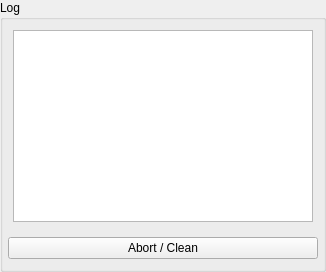
        <widget class="QGroupBox" name="groupBox_4">
         <property name="maximumSize">
          <size>
           <width>16777215</width>
           <height>16777215</height>
          </size>
         </property>
         <property name="title">
          <string>Log</string>
         </property>
         <layout class="QVBoxLayout" name="verticalLayout_4">
          <property name="spacing">
           <number>5</number>
          </property>
          <property name="leftMargin">
           <number>5</number>
          </property>
          <property name="topMargin">
           <number>5</number>
          </property>
          <property name="rightMargin">
           <number>5</number>
          </property>
          <property name="bottomMargin">
           <number>5</number>
          </property>
          <item>
           <widget class="QFrame" name="frame_9">
            <property name="frameShape">
             <enum>QFrame::NoFrame</enum>
            </property>
            <property name="frameShadow">
             <enum>QFrame::Raised</enum>
            </property>
            <layout class="QVBoxLayout" name="verticalLayout_14">
             <property name="spacing">
              <number>5</number>
             </property>
             <property name="leftMargin">
              <number>5</number>
             </property>
             <property name="topMargin">
              <number>5</number>
             </property>
             <property name="rightMargin">
              <number>5</number>
             </property>
             <property name="bottomMargin">
              <number>5</number>
             </property>
             <item>
              <widget class="QTextBrowser" name="textBrowser_log">
               <property name="minimumSize">
                <size>
                 <width>300</width>
                 <height>0</height>
                </size>
               </property>
               <property name="html">
                <string>&lt;!DOCTYPE HTML PUBLIC &quot;-//W3C//DTD HTML 4.0//EN&quot; &quot;http://www.w3.org/TR/REC-html40/strict.dtd&quot;&gt;
&lt;html&gt;&lt;head&gt;&lt;meta name=&quot;qrichtext&quot; content=&quot;1&quot; /&gt;&lt;style type=&quot;text/css&quot;&gt;
p, li { white-space: pre-wrap; }
&lt;/style&gt;&lt;/head&gt;&lt;body style=&quot; font-family:'.SF NS Text'; font-size:13pt; font-weight:400; font-style:normal;&quot;&gt;
&lt;p style=&quot;-qt-paragraph-type:empty; margin-top:0px; margin-bottom:0px; margin-left:0px; margin-right:0px; -qt-block-indent:0; text-indent:0px; font-family:'MS Shell Dlg 2'; font-size:8.25pt;&quot;&gt;&lt;br /&gt;&lt;/p&gt;&lt;/body&gt;&lt;/html&gt;</string>
               </property>
              </widget>
             </item>
            </layout>
           </widget>
          </item>
          <item>
           <widget class="QFrame" name="frame_3">
            <property name="frameShape">
             <enum>QFrame::NoFrame</enum>
            </property>
            <property name="frameShadow">
             <enum>QFrame::Raised</enum>
            </property>
            <layout class="QHBoxLayout" name="horizontalLayout_6">
             <property name="spacing">
              <number>12</number>
             </property>
             <property name="leftMargin">
              <number>0</number>
             </property>
             <property name="topMargin">
              <number>5</number>
             </property>
             <property name="rightMargin">
              <number>0</number>
             </property>
             <property name="bottomMargin">
              <number>5</number>
             </property>
             <item>
              <widget class="QPushButton" name="pushButton_abort">
               <property name="text">
                <string>Abort / Clean</string>
               </property>
               <property name="flat">
                <bool>false</bool>
               </property>
              </widget>
             </item>
            </layout>
           </widget>
          </item>
         </layout>
        </widget>
